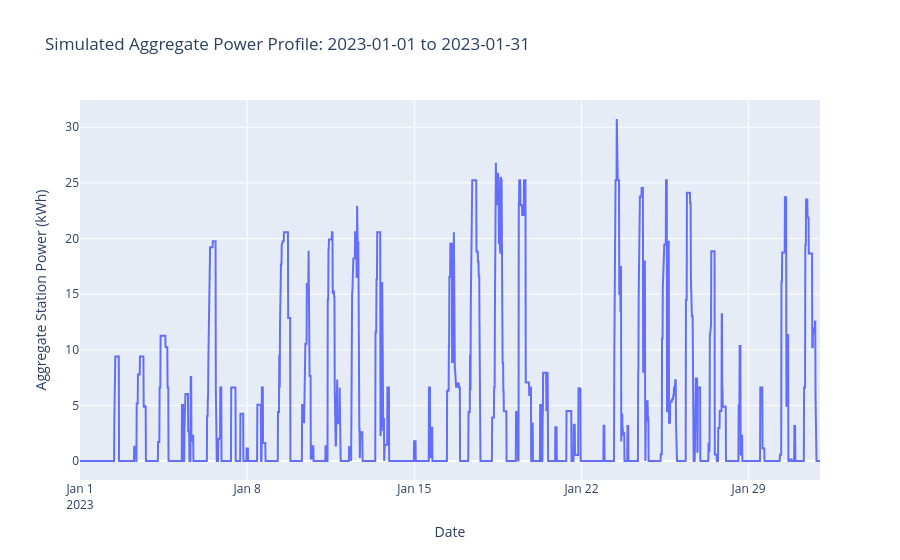

Notebook code cell kept with this figure:
### Markdown cell above
Run the simulation

### Code cell
sessions_file = Path(__name__).resolve().parents[1] / "data" / "Sessions3.csv"
sessions_df = pd.read_csv(sessions_file)
sessions_df = sessions_df.sort_values(by="startChargeTime")

# Create output folder for this simulation
current_time = datetime.datetime.now()
time_str = current_time.strftime("%Y-%m-%d_%H-%M-%S")
folder_path = f"results/{scenario}/{time_str}"
os.makedirs(folder_path, exist_ok=True)

for month in months:
    # function to filter data in the same way for each scenario
    test_df = filter_data(sessions_df, month, year, "all_scheduled")

    # function to run a scenario (returns a child of BaselineSimulator)
    sim = get_simulator(test_df, scenario)

    # Run simulation and save results and append to the summary
    results_file_name = f"{folder_path}/{month}_{year}_{scenario}.csv"
    summary_file_name = f"{folder_path}/summary.csv"
    aggregate_power_profile_file_name = f"{folder_path}/aggregate_power_profile.csv"
    session_results = generate_session_results(
        sim, month, results_file_name, summary_file_name, aggregate_power_profile_file_name, visualize=True
    )

### Figure 1 — Plotly figure (JSON) as saved in the notebook; plotly's stock layout.template omitted (floating-point values rounded to 4 significant figures; data arrays with more than 128 entries replaced by an {"elided": "..."} marker saying what was removed)
{"data": [{"mode": "lines", "name": "Power Profile", "type": "scatter", "x": {"elided": "2976 str values"}, "y": {"elided": "2976 float values"}}], "layout": {"title": {"text": "Simulated Aggregate Power Profile: 2023-01-01 to 2023-01-31"}, "xaxis": {"title": {"text": "Date"}}, "yaxis": {"title": {"text": "Aggregate Station Power (kWh)"}}}}
